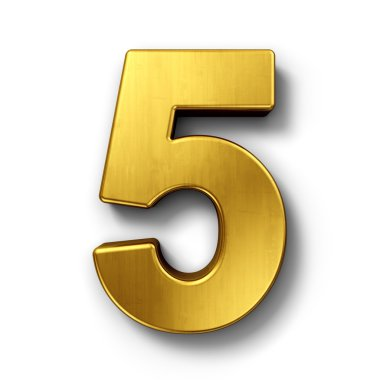
#> input picture Projects/5.jpg, 380 x 380 px
$ python pixelart.py
#> lines starting #> are read from the running program, lines starting #| are printed output that depends on the picture
import cv2
import numpy as np
from matplotlib import pyplot as plt

image = cv2.imread('5.jpg')
#> image is the input picture: shape (380, 380, 3); mean B, G, R 191.2, 219, 228.9

if image is None:
    print("Boyle bir gorsel bulunamamaktadir.")
    exit()

def create_pixel_art(image, pixel_size):
#> called with pixel_size = 10
    h, w = image.shape[:2]
#> h = 380; w = 380
    small = cv2.resize(image, (w // pixel_size, h // pixel_size), interpolation=cv2.INTER_NEAREST)
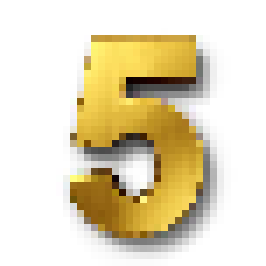
#> small: shape (38, 38, 3) (shown 7 times larger); mean B, G, R 190.4, 218.4, 228.5
    pixel_art = cv2.resize(small, (w, h), interpolation=cv2.INTER_NEAREST)
    return pixel_art

pixel_art_image =  create_pixel_art(image, 10)

plt.figure(figsize=(8, 8))

plt.figure(figsize=(8, 8))
plt.subplot(1, 1, 1)
plt.title('Pixel Art Gorseli', fontsize=16, fontweight = 'bold', color='teal')
#> (the run stopped early here; a loop or call above may not have finished)

$ run again, with Projects/02102.jpg copied over Projects/5.jpg
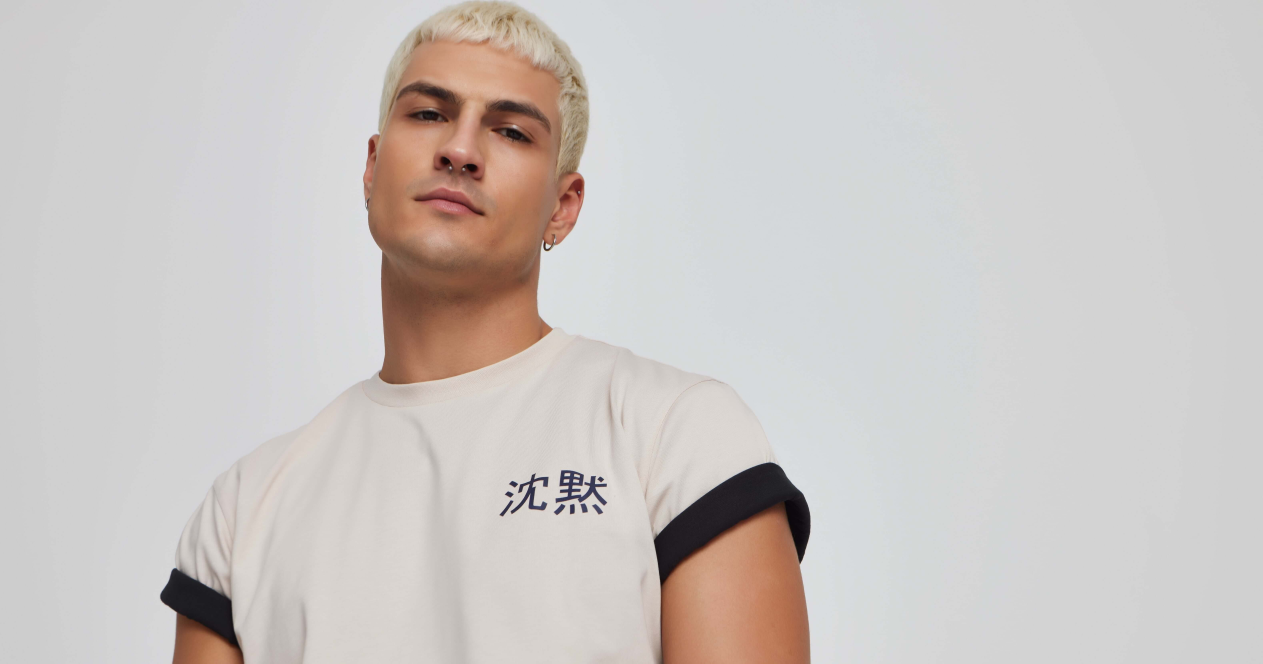
#> input picture Projects/02102.jpg, 6312 x 3316 px (shown at 1/5 size)
#> image is the input picture: shape (3316, 6312, 3); mean B, G, R 196.8, 199.3, 204.4
#> in create_pixel_art, `small = cv2.resize(image, (w // pixel_size, h // pixel_size), interpol..`:
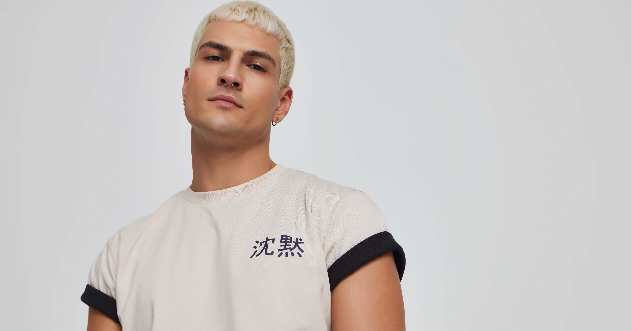
#> small: shape (331, 631, 3); mean B, G, R 196.8, 199.3, 204.4
